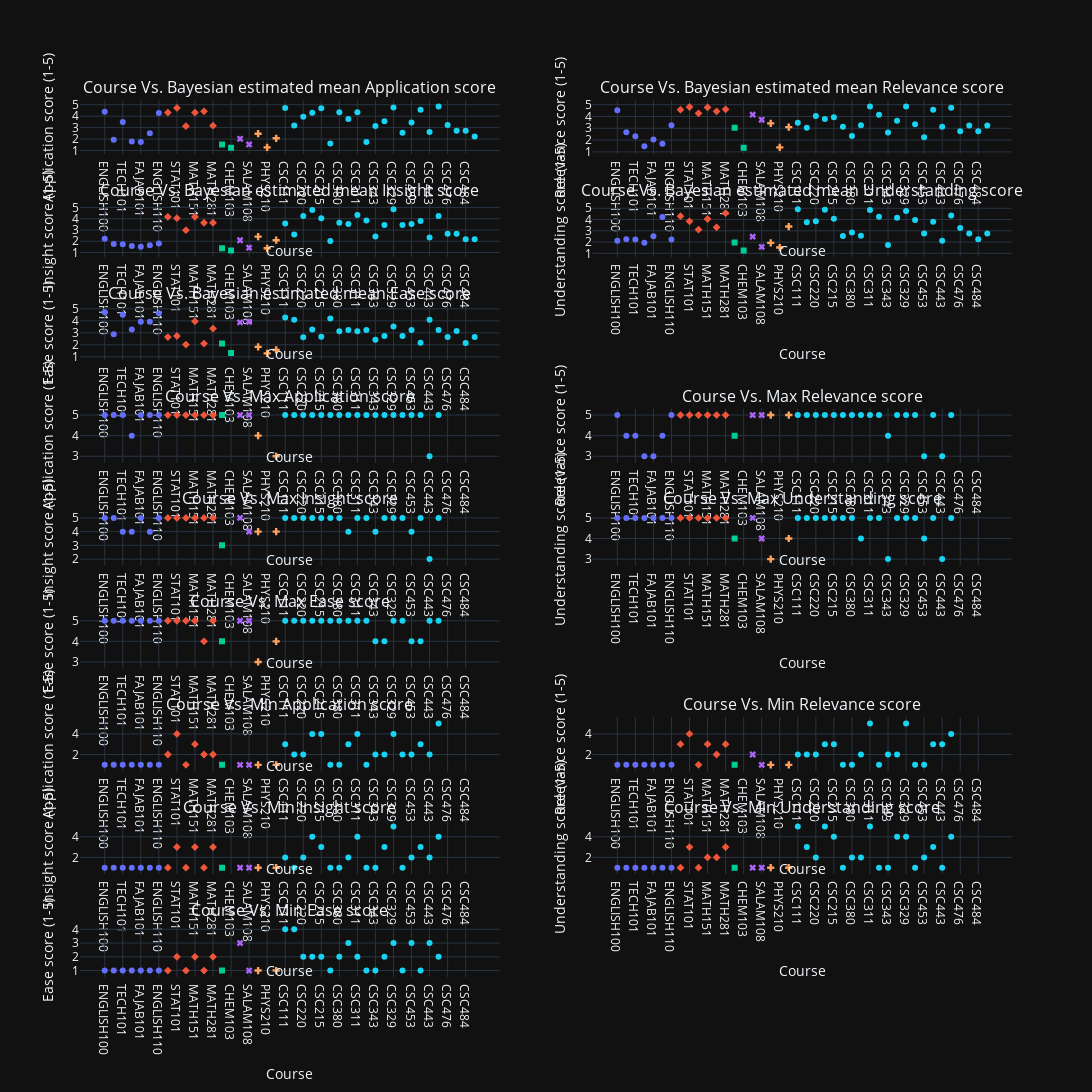

Notebook code cell kept with this figure:
### Code cell
functions = [scores_to_bayesian_mean, max, min]
function_to_name = {function: function_name for function, function_name in zip(functions, ["Bayesian estimated mean", "Max", "Min"])}
rows = len(functions) * 3
cols = 2
subtitles = np.empty((rows, cols), dtype="object")
for f_i, function in enumerate(functions):
    for c_i, criterion in enumerate(criteria):
        row = f_i * 3 + int(c_i / 2)
        col = c_i % 2
        subtitles[row, col] = (f"Course Vs. {function_to_name.get(function)} {criterion} score")


fig = make_subplots(rows=len(functions) * 3, cols=2, 
        subplot_titles=subtitles.reshape(-1))


for f_i, function in enumerate(functions):
    for c_i, criterion in enumerate(criteria):
        row = f_i * 3 + int(c_i / 2 + 1)
        col = c_i % 2 + 1
        course_to_criterion_mean = df.loc[[(subject, criterion) for subject in courses]].T.mean().droplevel(1)

        temp = course_to_criterion_mean.reset_index()
        temp["index"] = categories
        category_to_criterion_mean = temp.groupby("index").mean()[0]

        bayesian_estimate_course_to_criterion_mean = df.loc[[(subject, criterion) for subject in courses]].T.apply(function).droplevel(1)

        scatter = px.scatter(bayesian_estimate_course_to_criterion_mean, color=categories, symbol=categories)
        for trace in scatter.select_traces():
            fig.add_trace(
                trace,
                row=row, col=col
            )
        fig.update_xaxes(
            title="Course",
            row=row, col=col
        )
        fig.update_yaxes(
            title=f"{criterion} score (1-5)",
            row=row, col=col
        )
    fig.update_layout(height=5000, width=2200, showlegend=False)
fig
